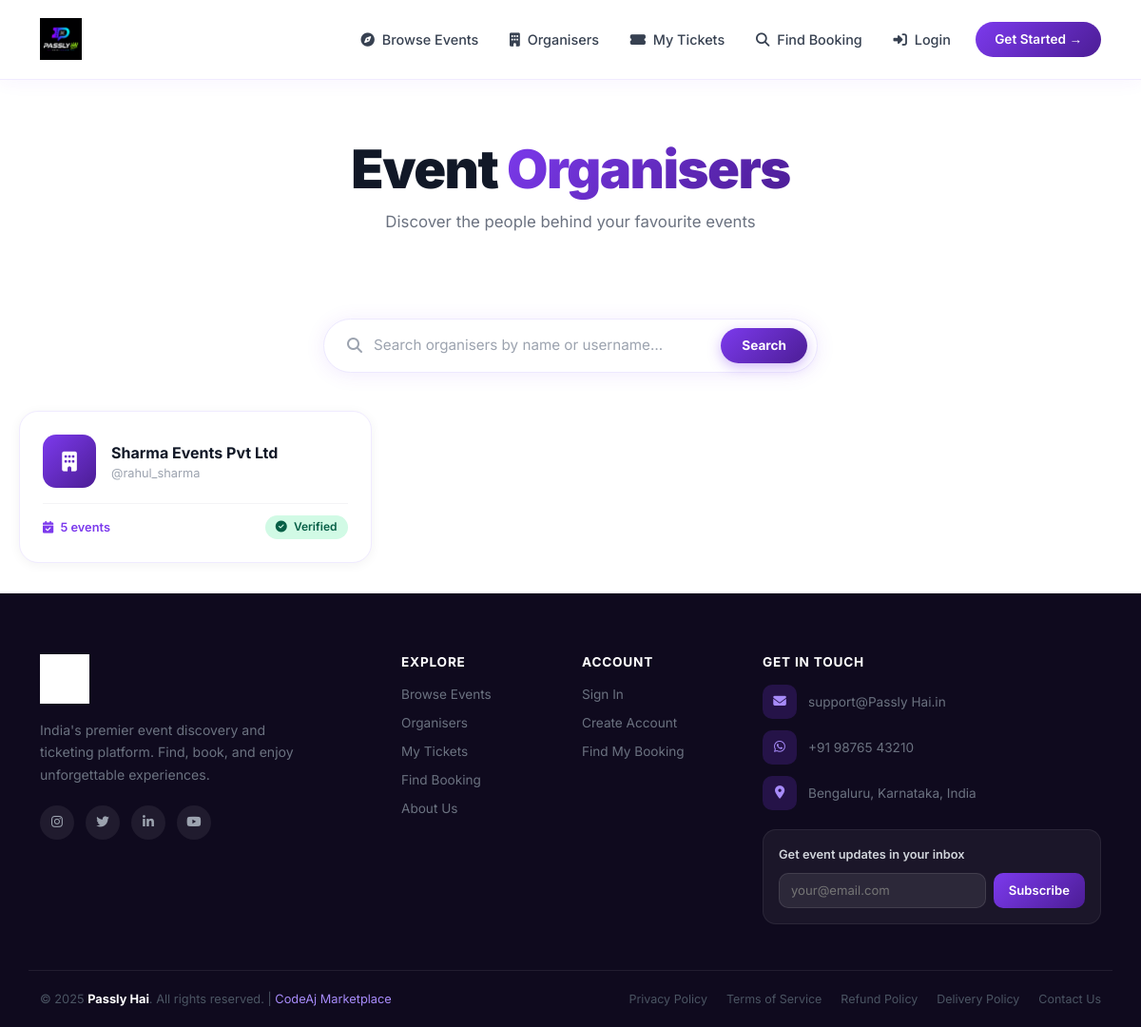
The app's page /organizers/, older data.
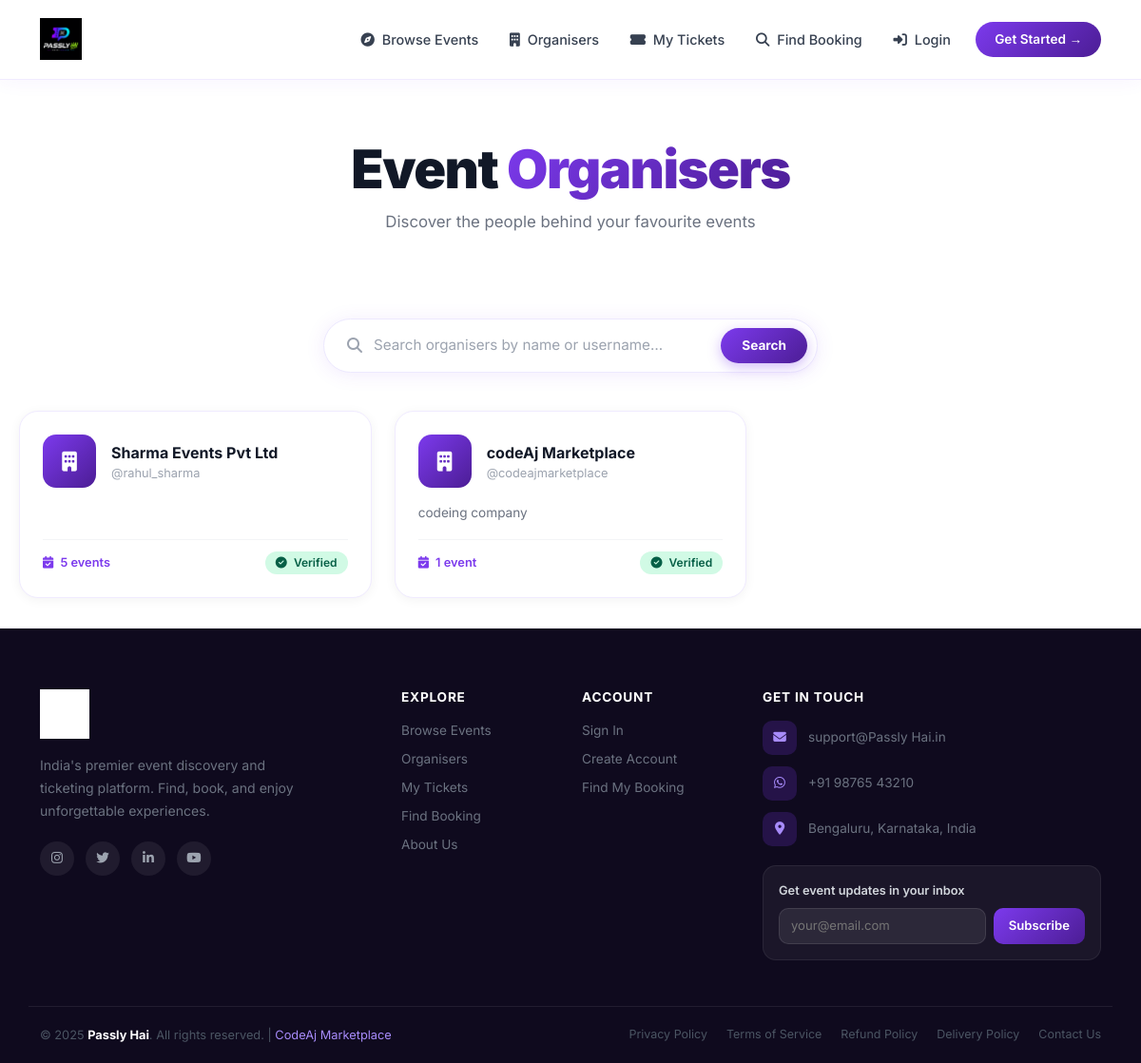
The same page, newer data.
### events/models.py (models this page shows, shortened)
class OrganizerProfile(models.Model):
    STATUS_CHOICES = [
        ('pending', 'Pending Verification'),
        ('verified', 'Verified'),
        ('rejected', 'Rejected'),
    ]
    user = models.OneToOneField(
        User, on_delete=models.CASCADE, related_name='organizer_profile'
    )
    organization_name = models.CharField(max_length=200, blank=True)
    mobile_number = models.CharField(max_length=15)
    email = models.EmailField(blank=True, verbose_name='Contact Email')
    description = models.TextField(blank=True, verbose_name='About / Description')
    website = models.URLField(blank=True, verbose_name='Website URL')
    profile_image = models.URLField(blank=True, verbose_name='Profile Image URL')
    is_public = models.BooleanField(default=True, verbose_name='Show in Public Directory')
    bank_account_number = models.CharField(max_length=20, blank=True)
    bank_account_number_confirm = models.CharField(
        max_length=20, blank=True, verbose_name='Confirm Account Number',
        help_text='Re-enter account number to confirm'
    )
    bank_ifsc_code = models.CharField(max_length=11, blank=True, verbose_name='IFSC Code')
    bank_account_holder_name = models.CharField(
        max_length=100, blank=True, verbose_name='Beneficiary Name'
    )
    bank_name = models.CharField(max_length=100, blank=True)
    gst_number = models.CharField(
        max_length=15, blank=True, verbose_name='GST Number',
        help_text='15-digit GST Identification Number (optional)'
    )
    pan_card_number = models.CharField(max_length=10, blank=True, verbose_name='PAN Card Number')
    aadhaar_number = models.CharField(max_length=12, blank=True, verbose_name='Aadhaar Number')
    status = models.CharField(max_length=20, choices=STATUS_CHOICES, default='pending')
    verified_at = models.DateTimeField(null=True, blank=True)
    rejection_reason = models.TextField(blank=True)
    wallet_balance = models.DecimalField(max_digits=12, decimal_places=2, default=0.00)
    created_at = models.DateTimeField(auto_now_add=True)
    updated_at = models.DateTimeField(auto_now=True)
    class Meta:
        verbose_name = 'Organizer Profile'
        verbose_name_plural = 'Organizer Profiles'

### events/views.py (the view)
# urls.py: path('organizers/', views.organizer_list, name='organizer_list'),
def organizer_list(request):
    organizers = OrganizerProfile.objects.filter(
        status='verified', is_public=True
    ).select_related('user').order_by('organization_name')
    search = request.GET.get('q', '').strip()
    if search:
        organizers = organizers.filter(
            Q(organization_name__icontains=search) |
            Q(user__username__icontains=search) |
            Q(description__icontains=search)
        )
    for org in organizers:
        org.event_count = Event.objects.filter(
            organizer_user=org.user, status='published', is_approved=True
        ).count()
    return render(request, 'events/organizer_list.html', {
        'organizers': organizers, 'search': search,
    })

### events/templates/events/organizer_list.html (shortened to what this page needs)
{% extends 'events/base.html' %}
{% block fullcontent %}
<div class="page-hero">
    <div class="container">
        <h1>Event <span>Organisers</span></h1>
        <p>Discover the people behind your favourite events</p>
    </div>
</div>
{% endblock %}
{% block content %}
<form method="get" action="">
    <div class="search-box" style="max-width:520px;margin:0 auto 2.5rem;">
        <i class="fas fa-search" style="color:#9CA3AF;"></i>
        <input type="text" name="q" value="{{ search }}" placeholder="Search organisers by name or username…">
        <button type="submit" class="btn btn-primary" style="padding:.5rem 1.4rem;font-size:.85rem;">Search</button>
    </div>
</form>
{% if organizers %}
<div class="row g-4">
    {% for org in organizers %}
    <div class="col-md-6 col-lg-4">
        <a href="{% url 'organizer_detail' org.user.username %}" style="text-decoration:none;">
            <div class="card h-100" style="padding:1.5rem;cursor:pointer;">
                <div style="display:flex;align-items:center;gap:1rem;margin-bottom:1rem;">
                    {% if org.profile_image %}
                    <img src="{{ org.profile_image }}" alt="{{ org.organization_name }}"
                         style="width:56px;height:56px;border-radius:14px;object-fit:cover;flex-shrink:0;">
                    {% else %}
                    <div style="width:56px;height:56px;border-radius:14px;background:linear-gradient(135deg,#7C3AED,#4C1D95);display:flex;align-items:center;justify-content:center;flex-shrink:0;">
                        <i class="fas fa-building" style="color:#fff;font-size:1.3rem;"></i>
                    </div>
                    {% endif %}
                    <div>
                        <div style="font-size:1rem;font-weight:700;color:#111827;">{{ org.organization_name|default:org.user.get_full_name|default:org.user.username }}</div>
                        <div style="font-size:.8rem;color:#9CA3AF;">@{{ org.user.username }}</div>
                    </div>
                </div>
                {% if org.description %}
                <p style="font-size:.85rem;color:#6B7280;line-height:1.6;margin-bottom:1rem;">{{ org.description|truncatechars:100 }}</p>
                {% endif %}
                <div style="display:flex;align-items:center;justify-content:space-between;margin-top:auto;padding-top:.75rem;border-top:1px solid #F3F4F6;">
                    <span style="font-size:.8rem;color:#7C3AED;font-weight:600;">
                        <i class="fas fa-calendar-check me-1"></i> {{ org.event_count }} event{{ org.event_count|pluralize }}
                    </span>
                    {% if org.status == 'verified' %}
                    <span style="background:#D1FAE5;color:#065F46;padding:.2rem .7rem;border-radius:50px;font-size:.75rem;font-weight:600;">
                        <i class="fas fa-check-circle me-1"></i> Verified
                    </span>
                    {% endif %}
                </div>
            </div>
        </a>
    </div>
    {% endfor %}
</div>
{% endif %}
{% endblock %}

Row changes from the older to the newer data that the page shows:
added OrganizerProfile: organization_name "codeAj Marketplace", user.username "codeajmarketplace", description "codeing company", event_count "1", status "verified" (drawn)
